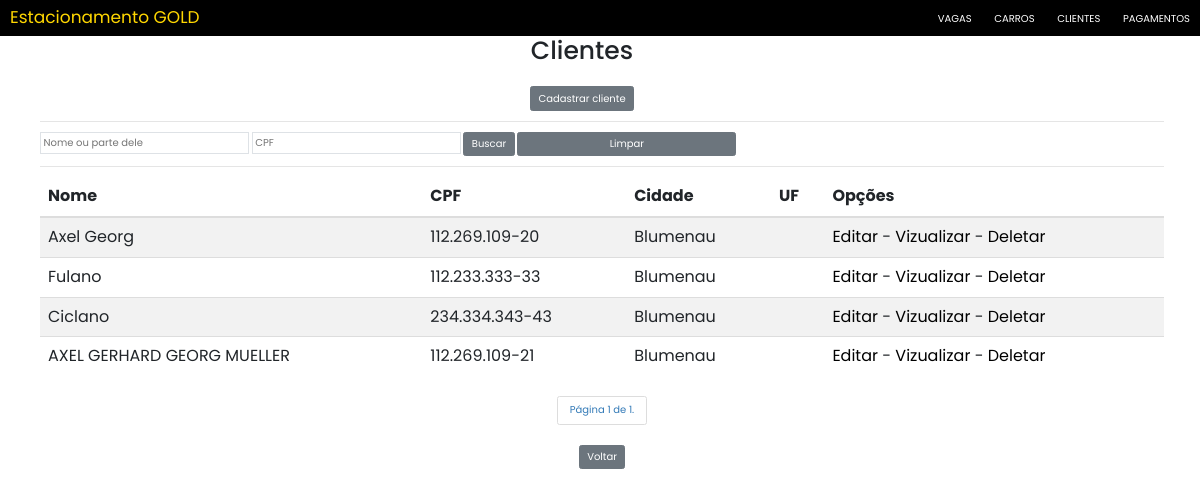
/clientes/, run on the app's committed database.
### mainClientes/models.py (models this page shows, shortened)
class Cliente(models.Model):
    nome = models.CharField(max_length=255)
    cpf = models.CharField(max_length=14, unique=True, verbose_name="CPF")
    rg = models.CharField(max_length=10, verbose_name="RG")
    data_nascimento = models.DateField(verbose_name="Data de Nascimento")
    endereco = models.CharField(max_length=80, verbose_name="Endereço")
    telefone = models.CharField(max_length=15, verbose_name="Telefone")
    cidade = models.CharField(max_length=50, verbose_name="Cidade")
    uF = EnumChoiceField(EnumUF)
    dataHoraCadastro = models.DateTimeField(
        auto_now_add=True, editable=False, verbose_name="Data e Hora Cadastro")
    dataHoraAlteracao = models.DateTimeField(
        auto_now=True, editable=False, verbose_name="Data e Hora Alteração")

### mainClientes/views.py (the view)
# urls.py: path("", views.ClienteList.as_view(), name="list"),
class ClienteList(ListView):
    model = Cliente
    fields = '__all__'
    paginate_by = 5
    def get_queryset(self):
        clientes = Cliente.objects.all()
        txtNome = self.request.GET.get('nome')
        if txtNome:
            clientes = clientes.filter(
                nome__icontains=txtNome)
        txtCPF = self.request.GET.get('cpf')
        if txtCPF:
            clientes = clientes.filter(
                cpf__icontains=txtCPF)
        return clientes

### mainClientes/templates/mainClientes/cliente_list.html (shortened to what this page needs)
{% extends 'Estacionamento/base.html' %}
{% load static %}
{% block titleBody %}Clientes{% endblock %}
{% block content %}
    <div style="text-align: center">
        <a href="{% url 'mainClientes:create' %}"><input type="submit" class="btn btn-secondary" value="Cadastrar cliente" /></a>
    </div>
    <ul>
        <div class="table-responsive">
            <hr>
                <form action="?" method="GET">
                    <input type="text" name="nome" id="" value="{{ request.GET.nome }}" class="p-1 border" autocomplete="off" placeholder="Nome ou parte dele">
                    <input type="text" name="cpf" id="cpf" value="{{ request.GET.cpf }}" class="p-1 border" autocomplete="off" placeholder="CPF">
                    <a><input type="submit" class="btn btn-secondary" value="Buscar" /></a>
                    <a href="{% url 'mainClientes:list'%}"><input type="" class="btn btn-secondary" value="Limpar"/></a>
                </form>
            <hr>
            <table class="table table-striped" id="listar-vagas">
                <thead>
                    <tr>
                        <th>Nome</th>
                        <th>CPF</th>
                        <th>Cidade</th>
                        <th>UF</th>
                        <th>Opções</th>
                    </tr>
                </thead>
                <tbody>
                    {% for cliente in cliente_list %}
                        <tr>
                            <td>{{cliente.nome}}</td>
                            <td>{{cliente.cpf}}</td>
                            <td>{{cliente.cidade}}</td>
                            <td>{{cliente.uF.value}}</td>
                            <td>  <a style="color:black" href="{% url 'mainClientes:update' pk=cliente.id %}" title="Editar Cliente">Editar</a>
                                - <a style="color:black" href="{% url 'mainClientes:detail' pk=cliente.id %}" title="Vizualizar Cliente">Vizualizar</a>
                                - <a style="color:black" href="{% url 'mainClientes:delete' pk=cliente.id %}" title="Deletar Cliente">Deletar</a></td>
                        </tr>
                    {% empty %}
                        <tr>
                            <td colspan="6">Nenhum cliente registrado.</td>
                        <tr>
                    {% endfor %}
                </tbody>
            </table>
            {% include 'Estacionamento/paginacao.html' %}
            <div style="text-align: center">
                <a href="{% url 'Estacionamento:main' %}"><input type="submit" class="btn btn-secondary" value="Voltar" /></a>
            </div>
        </div>
    </ul>
{% endblock %}

### Estacionamento/static/index.css (style rules this page uses)
body { font-family: "Poppins", sans-serif; }

### data on the page
Cliente: nome "Axel Georg", cpf "112.269.109-20", cidade "Blumenau"
Cliente: nome "Fulano", cpf "112.233.333-33", cidade "Blumenau"
Cliente: nome "Ciclano", cpf "234.334.343-43", cidade "Blumenau"
Cliente: nome "AXEL GERHARD GEORG MUELLER", cpf "112.269.109-21", cidade "Blumenau"

### other printed values
{{ page_obj.number }} "1"
{{ page_obj.paginator.num_pages }} "1"
